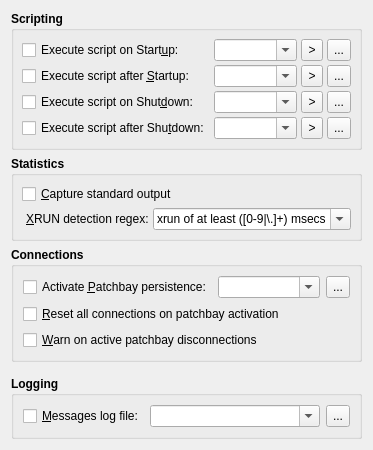
     <widget class="QWidget" name="OptionsTabPage">
      <attribute name="title">
       <string>Options</string>
      </attribute>
      <layout class="QVBoxLayout">
       <item>
        <widget class="QGroupBox" name="ScriptingGroupBox">
         <property name="font">
          <font>
           <weight>75</weight>
           <bold>true</bold>
          </font>
         </property>
         <property name="title">
          <string>Scripting</string>
         </property>
         <property name="flat">
          <bool>true</bool>
         </property>
         <layout class="QGridLayout">
          <property name="margin">
           <number>8</number>
          </property>
          <property name="spacing">
           <number>4</number>
          </property>
          <item row="0" column="0">
           <widget class="QCheckBox" name="StartupScriptCheckBox">
            <property name="font">
             <font>
              <weight>50</weight>
              <bold>false</bold>
             </font>
            </property>
            <property name="toolTip">
             <string>Whether to execute a custom shell script before starting up the JACK audio server.</string>
            </property>
            <property name="text">
             <string>Execute script on Start&amp;up:</string>
            </property>
           </widget>
          </item>
          <item row="1" column="0">
           <widget class="QCheckBox" name="PostStartupScriptCheckBox">
            <property name="font">
             <font>
              <weight>50</weight>
              <bold>false</bold>
             </font>
            </property>
            <property name="toolTip">
             <string>Whether to execute a custom shell script after starting up the JACK audio server.</string>
            </property>
            <property name="text">
             <string>Execute script after &amp;Startup:</string>
            </property>
           </widget>
          </item>
          <item row="2" column="0">
           <widget class="QCheckBox" name="ShutdownScriptCheckBox">
            <property name="font">
             <font>
              <weight>50</weight>
              <bold>false</bold>
             </font>
            </property>
            <property name="toolTip">
             <string>Whether to execute a custom shell script before shuting down the JACK audio server.</string>
            </property>
            <property name="text">
             <string>Execute script on Shut&amp;down:</string>
            </property>
           </widget>
          </item>
          <item row="0" column="1">
           <widget class="QComboBox" name="StartupScriptShellComboBox">
            <property name="sizePolicy">
             <sizepolicy hsizetype="Expanding" vsizetype="Fixed">
              <horstretch>0</horstretch>
              <verstretch>0</verstretch>
             </sizepolicy>
            </property>
            <property name="font">
             <font>
              <weight>50</weight>
              <bold>false</bold>
             </font>
            </property>
            <property name="toolTip">
             <string>Command line to be executed before starting up the JACK audio server</string>
            </property>
            <property name="editable">
             <bool>true</bool>
            </property>
           </widget>
          </item>
          <item row="0" column="2">
           <widget class="QToolButton" name="StartupScriptSymbolToolButton">
            <property name="minimumSize">
             <size>
              <width>22</width>
              <height>22</height>
             </size>
            </property>
            <property name="maximumSize">
             <size>
              <width>24</width>
              <height>24</height>
             </size>
            </property>
            <property name="font">
             <font>
              <weight>50</weight>
              <bold>false</bold>
             </font>
            </property>
            <property name="focusPolicy">
             <enum>Qt::TabFocus</enum>
            </property>
            <property name="toolTip">
             <string>Scripting argument meta-symbols</string>
            </property>
            <property name="text">
             <string>&gt;</string>
            </property>
           </widget>
          </item>
          <item row="0" column="3">
           <widget class="QToolButton" name="StartupScriptBrowseToolButton">
            <property name="minimumSize">
             <size>
              <width>22</width>
              <height>22</height>
             </size>
            </property>
            <property name="maximumSize">
             <size>
              <width>24</width>
              <height>24</height>
             </size>
            </property>
            <property name="font">
             <font>
              <weight>50</weight>
              <bold>false</bold>
             </font>
            </property>
            <property name="focusPolicy">
             <enum>Qt::TabFocus</enum>
            </property>
            <property name="toolTip">
             <string>Browse for script to be executed before starting up the JACK audio server</string>
            </property>
            <property name="text">
             <string>...</string>
            </property>
           </widget>
          </item>
          <item row="1" column="1">
           <widget class="QComboBox" name="PostStartupScriptShellComboBox">
            <property name="sizePolicy">
             <sizepolicy hsizetype="Expanding" vsizetype="Fixed">
              <horstretch>0</horstretch>
              <verstretch>0</verstretch>
             </sizepolicy>
            </property>
            <property name="font">
             <font>
              <weight>50</weight>
              <bold>false</bold>
             </font>
            </property>
            <property name="toolTip">
             <string>Command line to be executed after starting up the JACK audio server</string>
            </property>
            <property name="editable">
             <bool>true</bool>
            </property>
           </widget>
          </item>
          <item row="1" column="2">
           <widget class="QToolButton" name="PostStartupScriptSymbolToolButton">
            <property name="minimumSize">
             <size>
              <width>22</width>
              <height>22</height>
             </size>
            </property>
            <property name="maximumSize">
             <size>
              <width>24</width>
              <height>24</height>
             </size>
            </property>
            <property name="font">
             <font>
              <weight>50</weight>
              <bold>false</bold>
             </font>
            </property>
            <property name="focusPolicy">
             <enum>Qt::TabFocus</enum>
            </property>
            <property name="toolTip">
             <string>Scripting argument meta-symbols</string>
            </property>
            <property name="text">
             <string>&gt;</string>
            </property>
           </widget>
          </item>
          <item row="1" column="3">
           <widget class="QToolButton" name="PostStartupScriptBrowseToolButton">
            <property name="minimumSize">
             <size>
              <width>22</width>
              <height>22</height>
             </size>
            </property>
            <property name="maximumSize">
             <size>
              <width>24</width>
              <height>24</height>
             </size>
            </property>
            <property name="font">
             <font>
              <weight>50</weight>
              <bold>false</bold>
             </font>
            </property>
            <property name="focusPolicy">
             <enum>Qt::TabFocus</enum>
            </property>
            <property name="toolTip">
             <string>Browse for script to be executed after starting up the JACK audio server</string>
            </property>
            <property name="text">
             <string>...</string>
            </property>
           </widget>
          </item>
          <item row="2" column="2">
           <widget class="QToolButton" name="ShutdownScriptSymbolToolButton">
            <property name="minimumSize">
             <size>
              <width>22</width>
              <height>22</height>
             </size>
            </property>
            <property name="maximumSize">
             <size>
              <width>24</width>
              <height>24</height>
             </size>
            </property>
            <property name="font">
             <font>
              <weight>50</weight>
              <bold>false</bold>
             </font>
            </property>
            <property name="focusPolicy">
             <enum>Qt::TabFocus</enum>
            </property>
            <property name="toolTip">
             <string>Scripting argument meta-symbols</string>
            </property>
            <property name="text">
             <string>&gt;</string>
            </property>
           </widget>
          </item>
          <item row="2" column="3">
           <widget class="QToolButton" name="ShutdownScriptBrowseToolButton">
            <property name="minimumSize">
             <size>
              <width>22</width>
              <height>22</height>
             </size>
            </property>
            <property name="maximumSize">
             <size>
              <width>24</width>
              <height>24</height>
             </size>
            </property>
            <property name="font">
             <font>
              <weight>50</weight>
              <bold>false</bold>
             </font>
            </property>
            <property name="focusPolicy">
             <enum>Qt::TabFocus</enum>
            </property>
            <property name="toolTip">
             <string>Browse for script to be executed before shutting down the JACK audio server</string>
            </property>
            <property name="text">
             <string>...</string>
            </property>
           </widget>
          </item>
          <item row="2" column="1">
           <widget class="QComboBox" name="ShutdownScriptShellComboBox">
            <property name="sizePolicy">
             <sizepolicy hsizetype="Expanding" vsizetype="Fixed">
              <horstretch>0</horstretch>
              <verstretch>0</verstretch>
             </sizepolicy>
            </property>
            <property name="font">
             <font>
              <weight>50</weight>
              <bold>false</bold>
             </font>
            </property>
            <property name="toolTip">
             <string>Command line to be executed before shutting down the JACK audio server</string>
            </property>
            <property name="editable">
             <bool>true</bool>
            </property>
           </widget>
          </item>
          <item row="3" column="0">
           <widget class="QCheckBox" name="PostShutdownScriptCheckBox">
            <property name="font">
             <font>
              <weight>50</weight>
              <bold>false</bold>
             </font>
            </property>
            <property name="toolTip">
             <string>Whether to execute a custom shell script after shuting down the JACK audio server.</string>
            </property>
            <property name="text">
             <string>Execute script after Shu&amp;tdown:</string>
            </property>
           </widget>
          </item>
          <item row="3" column="2">
           <widget class="QToolButton" name="PostShutdownScriptSymbolToolButton">
            <property name="minimumSize">
             <size>
              <width>22</width>
              <height>22</height>
             </size>
            </property>
            <property name="maximumSize">
             <size>
              <width>24</width>
              <height>24</height>
             </size>
            </property>
            <property name="font">
             <font>
              <weight>50</weight>
              <bold>false</bold>
             </font>
            </property>
            <property name="focusPolicy">
             <enum>Qt::TabFocus</enum>
            </property>
            <property name="toolTip">
             <string>Scripting argument meta-symbols</string>
            </property>
            <property name="text">
             <string>&gt;</string>
            </property>
           </widget>
          </item>
          <item row="3" column="3">
           <widget class="QToolButton" name="PostShutdownScriptBrowseToolButton">
            <property name="minimumSize">
             <size>
              <width>22</width>
              <height>22</height>
             </size>
            </property>
            <property name="maximumSize">
             <size>
              <width>24</width>
              <height>24</height>
             </size>
            </property>
            <property name="font">
             <font>
              <weight>50</weight>
              <bold>false</bold>
             </font>
            </property>
            <property name="focusPolicy">
             <enum>Qt::TabFocus</enum>
            </property>
            <property name="toolTip">
             <string>Browse for script to be executed after shutting down the JACK audio server</string>
            </property>
            <property name="text">
             <string>...</string>
            </property>
           </widget>
          </item>
          <item row="3" column="1">
           <widget class="QComboBox" name="PostShutdownScriptShellComboBox">
            <property name="sizePolicy">
             <sizepolicy hsizetype="Expanding" vsizetype="Fixed">
              <horstretch>0</horstretch>
              <verstretch>0</verstretch>
             </sizepolicy>
            </property>
            <property name="font">
             <font>
              <weight>50</weight>
              <bold>false</bold>
             </font>
            </property>
            <property name="toolTip">
             <string>Command line to be executed after shutting down the JACK audio server</string>
            </property>
            <property name="editable">
             <bool>true</bool>
            </property>
           </widget>
          </item>
         </layout>
        </widget>
       </item>
       <item>
        <widget class="QGroupBox" name="StatisticsGroupBox">
         <property name="font">
          <font>
           <weight>75</weight>
           <bold>true</bold>
          </font>
         </property>
         <property name="title">
          <string>Statistics</string>
         </property>
         <property name="flat">
          <bool>true</bool>
         </property>
         <layout class="QGridLayout">
          <property name="margin">
           <number>8</number>
          </property>
          <property name="spacing">
           <number>4</number>
          </property>
          <item row="0" column="0" colspan="3">
           <widget class="QCheckBox" name="StdoutCaptureCheckBox">
            <property name="font">
             <font>
              <weight>50</weight>
              <bold>false</bold>
             </font>
            </property>
            <property name="toolTip">
             <string>Whether to capture standard output (stdout/stderr) into messages window</string>
            </property>
            <property name="text">
             <string>&amp;Capture standard output</string>
            </property>
           </widget>
          </item>
          <item row="1" column="1">
           <widget class="QLabel" name="XrunRegexTextLabel">
            <property name="font">
             <font>
              <weight>50</weight>
              <bold>false</bold>
             </font>
            </property>
            <property name="text">
             <string>&amp;XRUN detection regex:</string>
            </property>
            <property name="wordWrap">
             <bool>false</bool>
            </property>
            <property name="buddy">
             <cstring>XrunRegexComboBox</cstring>
            </property>
           </widget>
          </item>
          <item row="1" column="2">
           <widget class="QComboBox" name="XrunRegexComboBox">
            <property name="sizePolicy">
             <sizepolicy hsizetype="Expanding" vsizetype="Fixed">
              <horstretch>0</horstretch>
              <verstretch>0</verstretch>
             </sizepolicy>
            </property>
            <property name="font">
             <font>
              <weight>50</weight>
              <bold>false</bold>
             </font>
            </property>
            <property name="toolTip">
             <string>Regular expression used to detect XRUNs on server output messages</string>
            </property>
            <property name="editable">
             <bool>true</bool>
            </property>
            <item>
             <property name="text">
              <string>xrun of at least ([0-9|\.]+) msecs</string>
             </property>
            </item>
           </widget>
          </item>
         </layout>
        </widget>
       </item>
       <item>
        <widget class="QGroupBox" name="ConnectionsGroupBox">
         <property name="font">
          <font>
           <weight>75</weight>
           <bold>true</bold>
          </font>
         </property>
         <property name="title">
          <string>Connections</string>
         </property>
         <property name="flat">
          <bool>true</bool>
         </property>
         <layout class="QGridLayout">
          <item row="0" column="0">
           <widget class="QCheckBox" name="ActivePatchbayCheckBox">
            <property name="font">
             <font>
              <weight>50</weight>
              <bold>false</bold>
             </font>
            </property>
            <property name="toolTip">
             <string>Whether to activate a patchbay definition for connection persistence profile.</string>
            </property>
            <property name="text">
             <string>Activate &amp;Patchbay persistence:</string>
            </property>
           </widget>
          </item>
          <item row="0" column="1" colspan="2">
           <widget class="QComboBox" name="ActivePatchbayPathComboBox">
            <property name="sizePolicy">
             <sizepolicy hsizetype="Expanding" vsizetype="Fixed">
              <horstretch>0</horstretch>
              <verstretch>0</verstretch>
             </sizepolicy>
            </property>
            <property name="font">
             <font>
              <weight>50</weight>
              <bold>false</bold>
             </font>
            </property>
            <property name="toolTip">
             <string>Patchbay definition file to be activated as connection persistence profile</string>
            </property>
            <property name="editable">
             <bool>true</bool>
            </property>
           </widget>
          </item>
          <item row="0" column="3">
           <widget class="QToolButton" name="ActivePatchbayPathToolButton">
            <property name="minimumSize">
             <size>
              <width>22</width>
              <height>22</height>
             </size>
            </property>
            <property name="maximumSize">
             <size>
              <width>24</width>
              <height>24</height>
             </size>
            </property>
            <property name="font">
             <font>
              <weight>50</weight>
              <bold>false</bold>
             </font>
            </property>
            <property name="focusPolicy">
             <enum>Qt::TabFocus</enum>
            </property>
            <property name="toolTip">
             <string>Browse for a patchbay definition file to be activated</string>
            </property>
            <property name="text">
             <string>...</string>
            </property>
           </widget>
          </item>
          <item row="1" column="0" colspan="3">
           <widget class="QCheckBox" name="ActivePatchbayResetCheckBox">
            <property name="font">
             <font>
              <weight>50</weight>
              <bold>false</bold>
             </font>
            </property>
            <property name="toolTip">
             <string>Whether to reset all connections when a patchbay definition is activated.</string>
            </property>
            <property name="text">
             <string>&amp;Reset all connections on patchbay activation</string>
            </property>
           </widget>
          </item>
          <item row="2" column="0" colspan="3">
           <widget class="QCheckBox" name="QueryDisconnectCheckBox">
            <property name="font">
             <font>
              <weight>50</weight>
              <bold>false</bold>
             </font>
            </property>
            <property name="toolTip">
             <string>Whether to issue a warning on active patchbay port disconnections.</string>
            </property>
            <property name="text">
             <string>&amp;Warn on active patchbay disconnections</string>
            </property>
           </widget>
          </item>
         </layout>
        </widget>
       </item>
       <item>
        <spacer>
         <property name="orientation">
          <enum>Qt::Vertical</enum>
         </property>
         <property name="sizeHint">
          <size>
           <width>20</width>
           <height>8</height>
          </size>
         </property>
        </spacer>
       </item>
       <item>
        <widget class="QGroupBox" name="LoggingGroupBox">
         <property name="font">
          <font>
           <weight>75</weight>
           <bold>true</bold>
          </font>
         </property>
         <property name="title">
          <string>Logging</string>
         </property>
         <property name="flat">
          <bool>true</bool>
         </property>
         <layout class="QGridLayout">
          <item row="0" column="0">
           <widget class="QCheckBox" name="MessagesLogCheckBox">
            <property name="font">
             <font>
              <weight>50</weight>
              <bold>false</bold>
             </font>
            </property>
            <property name="toolTip">
             <string>Whether to activate a messages logging to file.</string>
            </property>
            <property name="text">
             <string>&amp;Messages log file:</string>
            </property>
           </widget>
          </item>
          <item row="0" column="1">
           <widget class="QComboBox" name="MessagesLogPathComboBox">
            <property name="sizePolicy">
             <sizepolicy hsizetype="Expanding" vsizetype="Fixed">
              <horstretch>0</horstretch>
              <verstretch>0</verstretch>
             </sizepolicy>
            </property>
            <property name="font">
             <font>
              <weight>50</weight>
              <bold>false</bold>
             </font>
            </property>
            <property name="toolTip">
             <string>Messages log file</string>
            </property>
            <property name="editable">
             <bool>true</bool>
            </property>
           </widget>
          </item>
          <item row="0" column="2">
           <widget class="QToolButton" name="MessagesLogPathToolButton">
            <property name="minimumSize">
             <size>
              <width>22</width>
              <height>22</height>
             </size>
            </property>
            <property name="maximumSize">
             <size>
              <width>24</width>
              <height>24</height>
             </size>
            </property>
            <property name="font">
             <font>
              <weight>50</weight>
              <bold>false</bold>
             </font>
            </property>
            <property name="focusPolicy">
             <enum>Qt::TabFocus</enum>
            </property>
            <property name="toolTip">
             <string>Browse for the messages log file location</string>
            </property>
            <property name="text">
             <string>...</string>
            </property>
           </widget>
          </item>
         </layout>
        </widget>
       </item>
      </layout>
     </widget>
